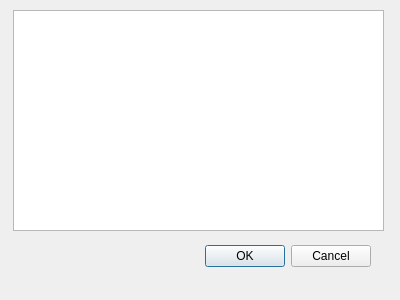
<?xml version="1.0" encoding="UTF-8"?>
<ui version="4.0">
 <class>InputBitDialog</class>
 <widget class="QDialog" name="InputBitDialog">
  <property name="geometry">
   <rect>
    <x>0</x>
    <y>0</y>
    <width>400</width>
    <height>300</height>
   </rect>
  </property>
  <property name="windowTitle">
   <string>Dialog</string>
  </property>
  <widget class="QDialogButtonBox" name="buttonBox">
   <property name="geometry">
    <rect>
     <x>30</x>
     <y>240</y>
     <width>341</width>
     <height>32</height>
    </rect>
   </property>
   <property name="orientation">
    <enum>Qt::Horizontal</enum>
   </property>
   <property name="standardButtons">
    <set>QDialogButtonBox::Cancel|QDialogButtonBox::Ok</set>
   </property>
  </widget>
  <widget class="QTextEdit" name="textEdit">
   <property name="geometry">
    <rect>
     <x>13</x>
     <y>10</y>
     <width>371</width>
     <height>221</height>
    </rect>
   </property>
  </widget>
 </widget>
 <resources/>
 <connections>
  <connection>
   <sender>buttonBox</sender>
   <signal>accepted()</signal>
   <receiver>InputBitDialog</receiver>
   <slot>accept()</slot>
   <hints>
    <hint type="sourcelabel">
     <x>248</x>
     <y>254</y>
    </hint>
    <hint type="destinationlabel">
     <x>157</x>
     <y>274</y>
    </hint>
   </hints>
  </connection>
  <connection>
   <sender>buttonBox</sender>
   <signal>rejected()</signal>
   <receiver>InputBitDialog</receiver>
   <slot>reject()</slot>
   <hints>
    <hint type="sourcelabel">
     <x>316</x>
     <y>260</y>
    </hint>
    <hint type="destinationlabel">
     <x>286</x>
     <y>274</y>
    </hint>
   </hints>
  </connection>
 </connections>
</ui>
